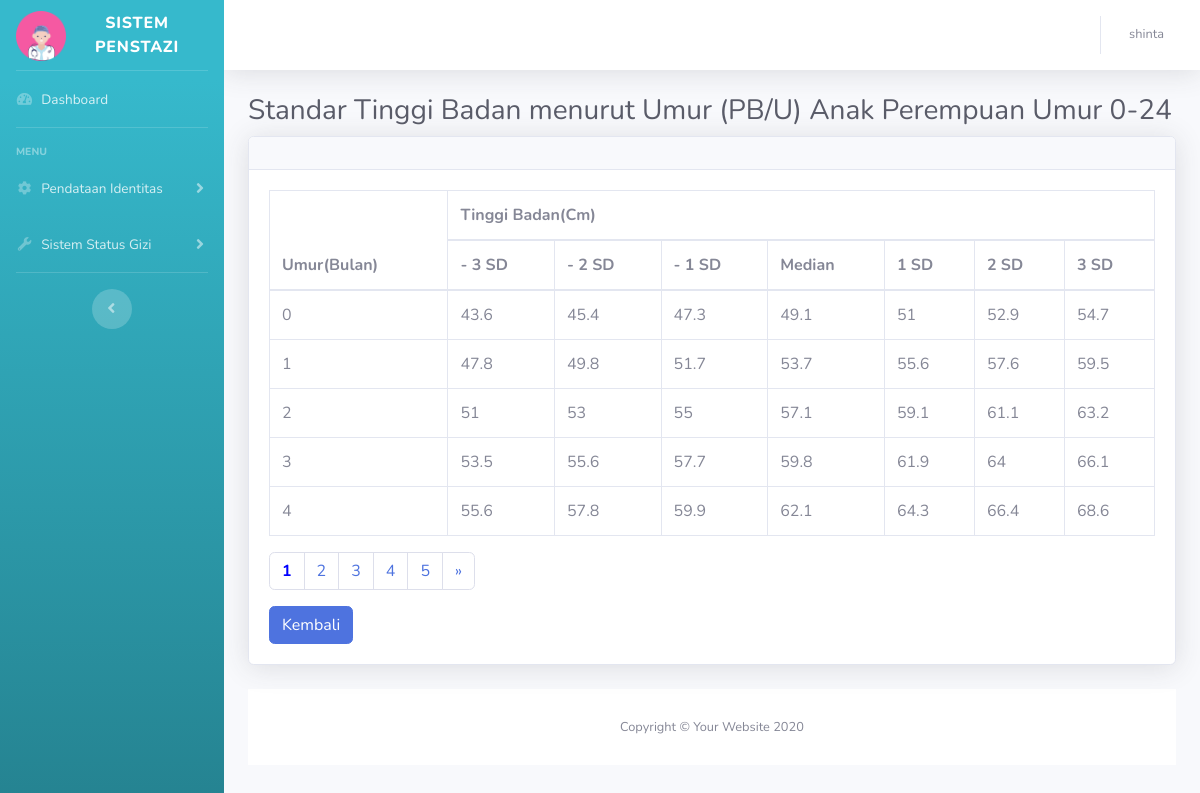
The app's page /sistempenstazi/pbumurperempuan.php (signed in) with its own data.
### tables this page shows
CREATE TABLE `user` (
  `id` int(11) NOT NULL,
  `nama` varchar(50) NOT NULL,
  `username` varchar(16) NOT NULL,
  `email` varchar(30) NOT NULL,
  `password` varchar(255) NOT NULL
);

CREATE TABLE `pbu_perempuan` (
  `id_pbuperempuan` int(11) NOT NULL,
  `umur_bulan` double NOT NULL,
  `-3sd` double NOT NULL,
  `-2sd` double NOT NULL,
  `-1sd` double NOT NULL,
  `median` double NOT NULL,
  `1sd` double NOT NULL,
  `2sd` double NOT NULL,
  `3sd` double NOT NULL
);

### sistempenstazi/functions.php (called while the page is built, shortened)
<?php
$conn = mysqli_connect("localhost", "root", "", "gizi");
function query($query){
    global $conn;
    $result = mysqli_query($conn, $query);
    $rows = [];
    while( $row = mysqli_fetch_assoc($result) ) {
        $rows[] = $row;
    }
    return $rows;
}
?>

### sistempenstazi/pbumurperempuan.php (the view, shortened to what this page needs)
<?php
require 'functions.php';
$user = mysqli_fetch_assoc(mysqli_query($conn, "SELECT * FROM user WHERE username = '$_SESSION[login]'"));
$jumlahdataperhalaman = 5;
$jumlahdata = count(query("SELECT * FROM pbu_perempuan"));
$jumlahhalaman = ceil($jumlahdata / $jumlahdataperhalaman);
$halamanaktif = ( isset($_GET["halaman"]) ) ? $_GET["halaman"] : 1;
$awaldata = ( $jumlahdataperhalaman * $halamanaktif ) - $jumlahdataperhalaman;
$bbuperempuan = query("SELECT * FROM pbu_perempuan LIMIT $awaldata, $jumlahdataperhalaman");
?>
<!DOCTYPE html>
<html lang="en">
<head>
    <link href="vendor/fontawesome-free/css/all.min.css" rel="stylesheet" type="text/css">
    <link href="css/sb-admin-2.min.css" rel="stylesheet">
</head>
<body id="page-top">
    <div id="wrapper">
        <ul class="navbar-nav bg-gradient-info sidebar sidebar-dark accordion" id="accordionSidebar">
            <a class="sidebar-brand d-flex align-items-center justify-content-center" href="index.html">
                <div class="sidebar-brand-icon">
                    <i><img src="img/logo.png" width="50px" height="50px"></i>
                </div>
                <div class="sidebar-brand-text mx-3">Sistem Penstazi</div>
            </a>
            <hr class="sidebar-divider my-0">
            <li class="nav-item">
                <a class="nav-link" href="index.php">
                    <i class="fas fa-fw fa-tachometer-alt"></i>
                    <span>Dashboard</span></a>
            </li>
              <hr class="sidebar-divider">
<div class="sidebar-heading">
    Menu
</div>
<li class="nav-item">
    <a class="nav-link collapsed" href="#" data-toggle="collapse" data-target="#collapseTwo"
        aria-expanded="true" aria-controls="collapseTwo">
        <i class="fas fa-fw fa-cog"></i>
        <span>Pendataan Identitas</span>
    </a>
</li>
            <li class="nav-item">
                <a class="nav-link collapsed" href="#" data-toggle="collapse" data-target="#collapseUtilities"
                    aria-expanded="true" aria-controls="collapseUtilities">
                    <i class="fas fa-fw fa-wrench"></i>
                    <span>Sistem Status Gizi</span>
                </a>
            </li>
            <hr class="sidebar-divider">
            <div class="text-center d-none d-md-inline">
                <button class="rounded-circle border-0" id="sidebarToggle"></button>
            </div>
        </ul>
        <div id="content-wrapper" class="d-flex flex-column">
            <div id="content">
                <nav class="navbar navbar-expand navbar-light bg-white topbar mb-4 static-top shadow">
                    <ul class="navbar-nav ml-auto">
                        <li class="nav-item dropdown no-arrow">
                            <a class="nav-link dropdown-toggle" href="#" id="userDropdown" role="button"
                                data-toggle="dropdown" aria-haspopup="true" aria-expanded="false">
                                <span class="mr-2 d-none d-lg-inline text-gray-600 small"><?= $user['username']; ?></span>
                            </a>
                        </li>
                    </ul>
                </nav>
                <div class="container-fluid">
                    <h1 class="h3 mb-2 text-gray-800">Standar Tinggi Badan menurut Umur (PB/U) Anak Perempuan Umur 0-24</h1>
                    <div class="card shadow mb-4">
                        <div class="card-header py-3">
                        </div>
                        <div class="card-body">
                            <div class="table-responsive">
                                <table class="table table-bordered" id="dataTable" width="100%" cellspacing="0">
                                    <thead>
                                        <tr>
                                            <th rowspan="2">Umur(Bulan)</th>
                                            <th colspan="7">Tinggi Badan(Cm)</th>
                                        </tr>
                                        <tr>
                                            <th>- 3 SD</th>
                                            <th>- 2 SD</th>
                                            <th>- 1 SD</th>
                                            <th>Median</th>
                                            <th>1 SD</th>
                                            <th>2 SD</th>
                                            <th>3 SD</th>
                                        </tr>
                                    </thead>
                                    <tbody>
                                        <?php foreach( $bbuperempuan as $row ) : ?>
                                        <tr>
                                            <td><?= $row["umur_bulan"]; ?></td>
                                            <td><?= $row["-3sd"]; ?></td>
                                            <td><?= $row["-2sd"]; ?></td>
                                            <td><?= $row["-1sd"]; ?></td>
                                            <td><?= $row["median"]; ?></td>
                                            <td><?= $row["1sd"]; ?></td>
                                            <td><?= $row["2sd"]; ?></td>
                                            <td><?= $row["3sd"]; ?></td>
                                        </tr>
                                        <?php endforeach; ?>
                                    </tbody>
                                </table>
                            </div>
                            <ul class="pagination">
                            <?php for( $i = 1; $i <= $jumlahhalaman; $i++ ) : ?>
                                    <?php if( $i== $halamanaktif ) : ?>
                                            <li class="page-item"><a class="page-link" href="?halaman=<?= $i; ?>" style="font-weight: bold; color:blue"><?= $i; ?></a></li>
                                        <?php else: ?>
                                            <li class="page-item"><a class="page-link" href="?halaman=<?= $i; ?>"><?= $i; ?></a></li>
                                    <?php endif; ?>
                            <?php endfor; ?>
                                <?php if( $halamanaktif < $jumlahhalaman ) : ?>
                                        <li class="page-item"><a class="page-link" href="?halaman=<?= $halamanaktif + 1; ?>">&raquo;</a></li>
                                    <?php endif; ?>
                            </ul>
                            <a href="index.php" class="btn btn-primary">Kembali</a>
                        </div>
                    </div>
            <footer class="sticky-footer bg-white">
                <div class="container my-auto">
                    <div class="copyright text-center my-auto">
                        <span>Copyright &copy; Your Website 2020</span>
                    </div>
                </div>
            </footer>
        </div>
    </div>
</body>
</html>

### records on screen
user: username "shinta"
pbu_perempuan: umur_bulan "0", value "43.6", value "45.4", value "47.3", median "49.1", 1sd "51", 2sd "52.9", 3sd "54.7"
pbu_perempuan: umur_bulan "1", value "47.8", value "49.8", value "51.7", median "53.7", 1sd "55.6", 2sd "57.6", 3sd "59.5"
pbu_perempuan: umur_bulan "2", value "51", value "53", value "55", median "57.1", 1sd "59.1", 2sd "61.1", 3sd "63.2"
pbu_perempuan: umur_bulan "3", value "53.5", value "55.6", value "57.7", median "59.8", 1sd "61.9", 2sd "64", 3sd "66.1"
pbu_perempuan: umur_bulan "4", value "55.6", value "57.8", value "59.9", median "62.1", 1sd "64.3", 2sd "66.4", 3sd "68.6"
